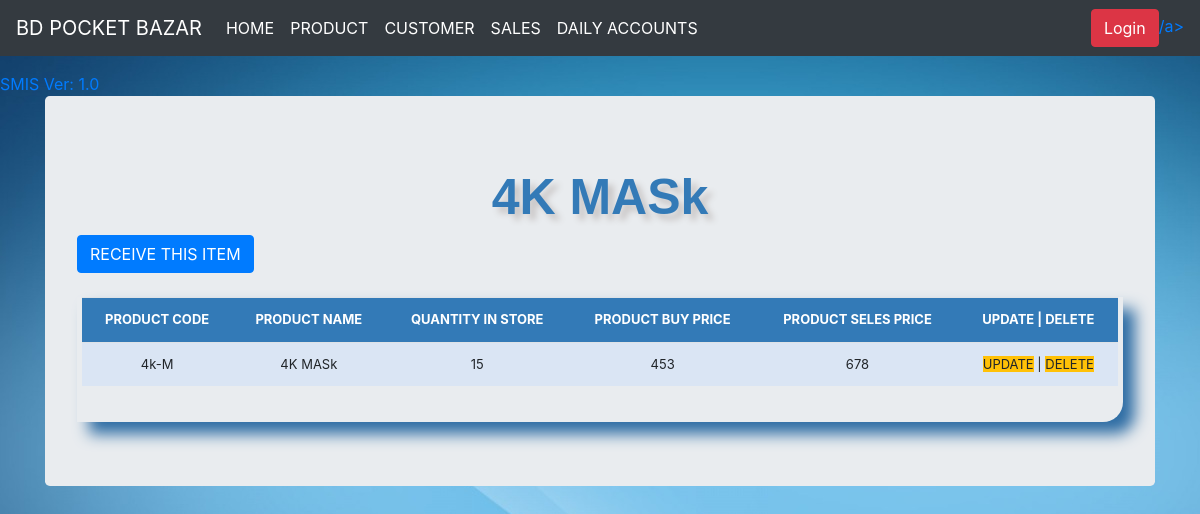
Screenshot of /stock_detail/13/ with the database file from the repository.
### stockmgmt/models.py (models this page shows, shortened)
class Stock(models.Model):
    Category = models.ForeignKey(Category, on_delete=models.CASCADE, null=True, blank=True)
    Product_Code = models.CharField(max_length=50, blank=False, null=True)
    Product_Name = models.CharField(max_length=50, blank=True, null=True)
    Quantity = models.IntegerField(default='0', blank=True, null=True)
    Product_Buy_Price = models.IntegerField(default='0', blank=True, null=True)
    Product_Seles_Price = models.IntegerField(default='0', blank=True, null=True)
    receive_quantity = models.IntegerField(default='0', blank=True, null=True)
    receive_by = models.CharField(max_length=50, blank=True, null=True)
    issue_quantity = models.IntegerField(default='0', blank=True, null=True)
    issue_by = models.CharField(max_length=50, blank=True, null=True)
    issue_to = models.CharField(max_length=50, blank=True, null=True)
    phone_number = models.CharField(max_length=50, blank=True, null=True)
    created_by = models.CharField(max_length=50, blank=True, null=True)
    Alert_Level = models.IntegerField(default='0', blank=True, null=True)
    last_updated = models.DateTimeField(auto_now_add=True, auto_now=False)
    timestamp = models.DateTimeField(auto_now_add=True,auto_now=False,null=True)

### stockmgmt/views.py (the view)
# urls.py: path('stock_detail/<str:pk>/', views.stock_detail, name="stock_detail"),
def stock_detail(request, pk):
    queryset = Stock.objects.get(id=pk)
    context = {
        "title": queryset.Product_Name,
        "queryset": queryset,
    }
    return render(request, "stock_details.html", context)

### stockmgmt/templates/stock_details.html (shortened to what this page needs)
{% load static %}
{% load crispy_forms_tags %}
<!DOCTYPE html>
<html lang="en">
  <head>
    <link href="{% static 'css/stylesheet.css' %}" rel="stylesheet">
    <link href="{% static 'css/bootstrap.min.css' %}" rel="stylesheet">
    <link href="{% static 'css/navbar-top-fixed.css' %}" rel="stylesheet">
  </head>
  <body>
    {% include 'navbar.html' %}
  <main role="main" class="container">
     <div class="jumbotron">
      <div class="header"> {{title}} </div>
      <a href="{% url 'receive_items' queryset.id %}"><div class='btn btn-primary'>RECEIVE THIS ITEM</div></a>
                <br><br>
                <div class="display_table">
                  <table class='table'>
                          <tr>
                            <th>PRODUCT CODE</th>
                            <th>PRODUCT NAME</th>
                            <th>QUANTITY IN STORE</th>
                            <th>PRODUCT BUY PRICE </th>
                            <th>PRODUCT SELES PRICE</th>
                            <th>UPDATE | DELETE</th>
                          </tr>
                          <tr>
                            <td>{{queryset.Product_Code}}</td>
                            <td>{{queryset.Product_Name}}</td>
                            <td>{{queryset.Quantity}}</td>
                            <td>{{queryset.Product_Buy_Price}}</td>
                            <td>{{queryset.Product_Seles_Price}}</td>
                            <td><a href="{% url 'update_items' queryset.id %}" class="btn-warning">UPDATE</a> |
                                <a href="{% url 'delete_items' queryset.id %}" class="btn-warning">DELETE</a>
                              </td>
                          </tr>
                  </table>
                </div>
         </div>
        </main>
      </body>
</html>

### stockmgmt/static/css/stylesheet.css (style rules this page uses)
body { background-color: #34eb6b; background-image: url("../img/bg.jpg"); }
.table { font-size: 13px; text-align: center; width: 95%; margin: auto; }
.table tr:nth-child(odd) { background: #B8CAE4 }
.table tr:nth-child(even) { background: #dae5f4 }
th { background-color: #337ab7; color: white; }
.display_table { border-bottom-right-radius: 20px; padding-left: 5px; padding-right: 5px; padding-bottom: 20px; box-shadow: 12px 12px 15px #2e6da4; }
.header { font-family: helvetica; color: #337ab7; font-size: 50px; text-align: center; width: 100%; text-shadow: 6px 6px 6px #c9c6c6; display: block; font-weight: bolder; }

### stockmgmt/static/css/navbar-top-fixed.css (style rules this page uses)
body { min-height: 75rem; padding-top: 4.5rem; }

### rows the page displays
Stock: Product_Name "4K MASk", Product_Code "4k-M", Quantity "15", Product_Buy_Price "453", Product_Seles_Price "678"
